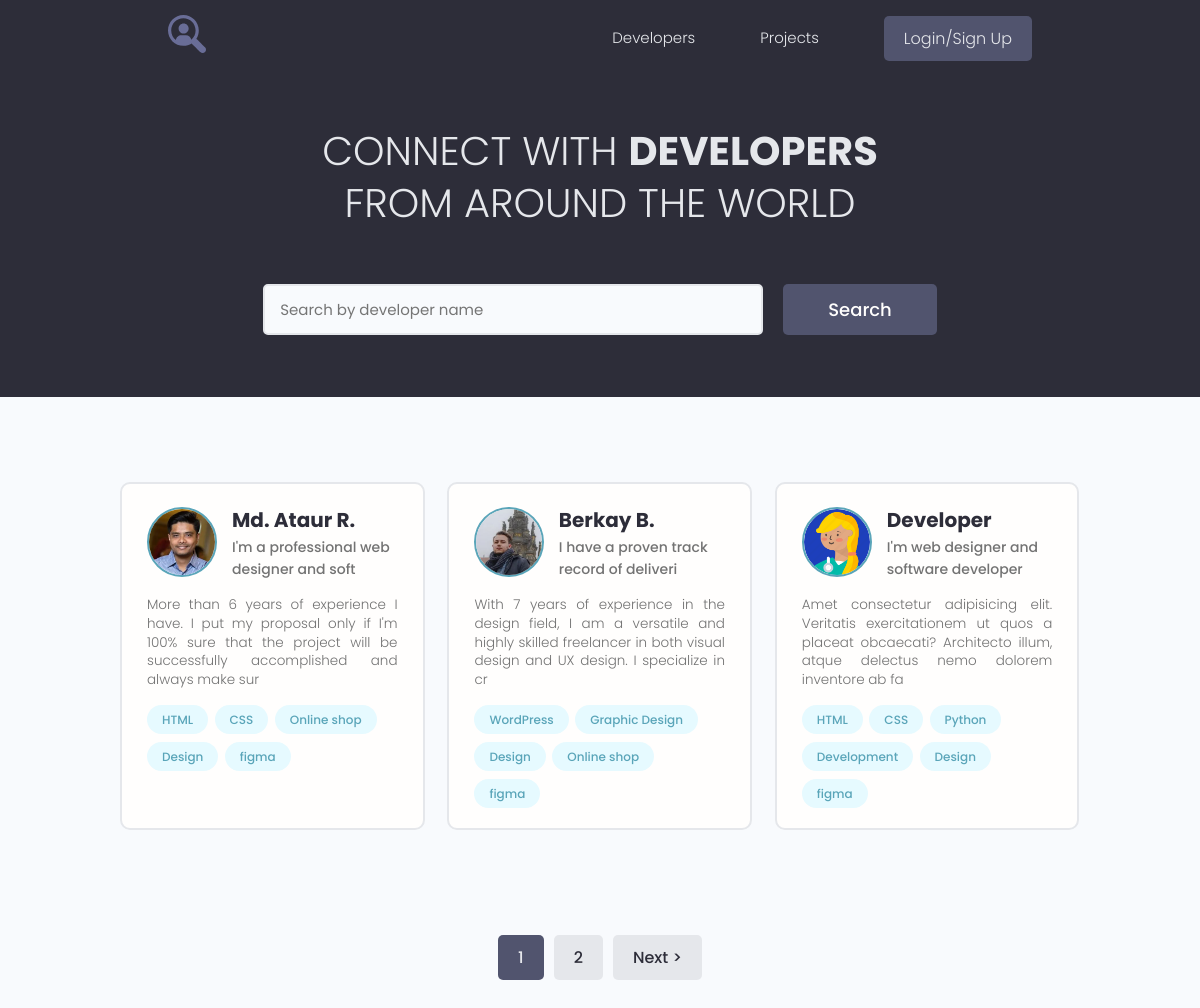
The page / on the database its author committed.
### users/models.py (models this page shows, shortened)
class Profile(models.Model):
    user = models.OneToOneField(User, on_delete=models.CASCADE, blank=True, null=True)
    name = models.CharField(max_length=200, blank=True, null=True)
    email = models.EmailField(max_length=200, blank=True, null=True)
    username = models.CharField(max_length=200, blank=True, null=True)
    short_info = models.CharField(max_length=200, blank=True, null=True)
    bio = models.TextField(blank=True, null=True)
    profile_image = models.ImageField(upload_to="profiles/", default='profiles/user-default.png')
    social_github = models.CharField(max_length=200, blank=True, null=True)
    social_youtube = models.CharField(max_length=200, blank=True, null=True)
    social_website = models.CharField(max_length=200, blank=True, null=True)
    created = models.DateTimeField(auto_now_add=True)

class Skill(models.Model):
    owner = models.ForeignKey(Profile, on_delete=models.CASCADE, blank=True, null=True)
    name = models.CharField(max_length=200, blank=True, null=True)
    description = models.TextField(blank=True, null=True)
    created = models.DateTimeField(auto_now_add=True)
    def __str__(self):
        return self.name

### users/views.py (the view)
# urls.py: path('', views.profiles, name="profiles"),
def profiles(request):
    prof, search_query = search_profiles(request)
    custom_range, prof = paginate_profiles(request, prof, 3)
    context = {
        'profiles': prof,
        'search_query': search_query,
        'custom_range': custom_range
    }
    return render(request, 'users/index.html', context)

### users/utils.py (called while the page is built)
def paginate_profiles(request, pr, results):
    page = request.GET.get('page')
    paginator = Paginator(pr, results)
    try:
        pr = paginator.page(page)
    except PageNotAnInteger:
        page = 1
        pr = paginator.page(page)
    except EmptyPage:
        page = paginator.num_pages
        pr = paginator.page(page)
    left_index = int(page) - 4
    if left_index < 1:
        left_index = 1
    right_index = int(page) + 5
    if right_index > paginator.num_pages:
        right_index = paginator.num_pages + 1
    custom_range = range(left_index, right_index)
    return custom_range, pr

def search_profiles(request):
    search_query = ''
    if request.GET.get('search_query'):
        search_query = request.GET.get('search_query')
    skills = Skill.objects.filter(name__icontains=search_query)
    prof = Profile.objects.distinct().filter(
        Q(name__icontains=search_query) |
        Q(short_info__icontains=search_query) |
        Q(skill__in=skills)
    )
    return prof, search_query

### users/templates/users/index.html (shortened to what this page needs)
{% extends 'projects/base.html' %}
{% block content %}
  <main class="home">
    <section class="hero-section text-center">
      <div class="container container--narrow">
        <div class="hero-section__box">
          <h2>CONNECT WITH <span>DEVELOPERS</span></h2>
          <h2>FROM AROUND THE WORLD</h2>
        </div>
        <div class="hero-section__search">
          <form id="search"  class="form" action="{% url 'profiles' %}" method="get">
            <div class="form__field">
              <input class="input input--text" id="formInput#search" type="text" name="search_query" value="{{ search_query }}"
                placeholder="Search by developer name" />
            </div>
            <input class="btn btn--sub btn--lg" type="submit" value="Search" />
          </form>
        </div>
      </div>
    </section>
    <section class="devlist">
      <div class="container">
        <div class="grid grid--three">
          {% for profile in profiles %}
          <div class="column card">
            <div class="dev">
              <a href="{% url 'user_profile' profile.id %}" class="card__body">
                <div class="dev__profile">
                  <img class="avatar avatar--md" src="{{ profile.profile_image.url }}" alt="image" />
                  <div class="dev__meta">
                    <h3>{{ profile.name }}</h3>
                    <h5>{{ profile.short_info|slice:'40' }}</h5>
                  </div>
                </div>
                <p class="dev__info">
                  {{ profile.bio|slice:'150' }}
                </p>
                <div class="dev__skills">
                  {% for skill in profile.skill_set.all|slice:'6' %}
                  <span class="tag tag--pill tag--main">
                    <small>{{ skill }}</small>
                  </span>
                  {% endfor %}
                </div>
              </a>
            </div>
          </div>
          {% endfor %}
        </div>
      </div>
    </section>
    {% include 'projects/pagination.html' with queryset=profiles custom_range=custom_range %}
  </main>
{% endblock %}

### projects/static/styles/app.css (style rules this page uses)
:root { --color-sub: #2d2d39; }
.btn--sub { background-color: var(--color-sub-light); }
.card { border: 2px solid var(--color-light); }
img { width: 100%; }
.hero-section { height: 40vh; display: flex; align-items: center; background-color: var(--color-sub); }
.hero-section__box { margin-bottom: 4rem; }
.hero-section__box > h2, .hero-section__box > h2 > span { font-size: 4rem; color: var(--color-light); line-height: 1.3; text-transform: uppercase; }
.hero-section__box > h2 { font-weight: 300; }
.hero-section__box > h2 > span { font-weight: 700; }
.hero-section__search > .form { display: flex; align-items: center; justify-content: center; gap: 2rem; }
.hero-section__search > .form input.input--text { width: 50rem; }
.devlist { margin-top: 8rem; }
.devlist .grid { align-items: stretch; }
.devlist .dev .dev__profile { display: flex; align-items: center; gap: 1.5rem; }
.devlist .dev .dev__meta h3 { color: var(--color-sub); font-size: 2rem; font-weight: 700; }
.devlist .dev .dev__meta h5 { color: var(--color-text); font-size: 1.4rem; font-weight: 500; }
.devlist .dev .dev__info { margin: 1.5rem 0; font-size: 1.35rem; line-height: 1.4; text-align: justify; }

### projects/static/uikit/styles/modules/_variables.css (style rules this page uses)
:root { --color-main: #5aa5b9; --color-main-light: #e6faff; --color-sub: #3f4156; --color-sub-light: #51546e; --color-sub-lighter: #ededfd; --color-text: #737373; --color-gray: #8b8b8b; --color-light: #e5e7eb; --color-light-gray: #767676; --color-bg: #f8fafd; --color-white: #fffefd; --color-white-light: #f3f3f3; --color-success: #359e64; --color-success-bg: #def8e8; --color-error: #fc4b0b; --color-error-bg: #fff2ee; --font-base: 'Poppins', arial, helvetica, 'Segoe UI', roboto, ubuntu, sans-serif; --font-monospace: 'Fira Code', 'Courier New', courier, monospace; --font-regular: 300; --font-medium: 500; --font-bold: 700; --generic-shadow: 1px 1px 5px #00000010; --generic-transition: all 0.3s ease-in-out; }

### projects/static/uikit/styles/modules/_base.css (style rules this page uses)
* { margin: 0; padding: 0; box-sizing: border-box; text-rendering: optimizeLegibility; color: inherit; font-size: inherit; }
html { font-size: 50%; }
@media only screen and (min-width: 480px) { html { font-size: 56.25%; } }
@media only screen and (min-width: 1200px) { html { font-size: 62.5%; } }
body { line-height: 1.6; font-weight: 400; font-size: 1.5rem; color: var(--color-text); background-color: var(--color-bg); min-height: 100vh; }

### projects/static/uikit/styles/modules/_typography.css (style rules this page uses)
* { font-family: var(--font-base); }
h2 { font-size: 3.6rem; font-weight: var(--font-bold); }
h3 { font-size: 3.2rem; font-weight: var(--font-medium); }
h5 { font-size: 2.4rem; font-weight: var(--font-medium); }
h5, h6 { font-weight: var(--font-regular); }
p, span, strong { font-size: 1.6rem; color: var(--color-text); font-weight: var(--font-regular); }
a { padding-bottom: 2px; text-decoration: none; display: inline-block; color: var(--color-main); font-weight: var(--font-medium); }

### projects/static/uikit/styles/modules/_utilities.css (style rules this page uses)
.container { width: 92%; max-width: 165rem; margin: 0 auto; box-sizing: border-box; }
.container--narrow { width: 92%; max-width: 120rem; }
@media screen and (min-width: 1000px) { .container { width: 90%; } }
@media screen and (min-width: 1000px) { .container--narrow { width: 85%; } }
@media screen and (min-width: 1200px) { .container { width: 80%; } }
@media screen and (min-width: 1200px) { .container--narrow { width: 72%; } }
.text-center { text-align: center; }

### projects/static/uikit/styles/modules/_avatar.css (style rules this page uses)
.avatar { border-radius: 50%; border: 2px solid var(--color-main); object-fit: cover; }
.avatar--md { height: 7rem; width: 7rem; }

### projects/static/uikit/styles/modules/_button.css (style rules this page uses)
.btn { display: inline-block; position: relative; cursor: pointer; background-color: var(--color-light); font-weight: var(--font-medium); color: var(--color-sub); text-decoration: none; padding: 1rem 2rem; border-radius: 0.5rem; border: none; width: -webkit-fit-content; width: -moz-fit-content; width: fit-content; height: -webkit-fit-content; height: -moz-fit-content; height: fit-content; font-size: 1.6rem; outline-width: 0; outline-color: transparent; -webkit-backface-visibility: hidden; backface-visibility: hidden; transition: all 0.3s ease-in-out; }
.btn--sub { background-color: var(--color-sub); color: var(--color-white); }
.btn--lg { font-size: 1.8rem; padding: 1.2rem 4.5rem; }

### projects/static/uikit/styles/modules/_card.css (style rules this page uses)
.card { border-radius: 1rem; background-color: var(--color-white); border: 1.5px solid var(--color-light); width: auto; height: auto; margin-top: 0.5rem; margin-bottom: 0.5rem; overflow: hidden; }
.card__body, .card__header { padding: 2rem 2.5rem; }

### rows shown on the page
Profile: profile_image (picture), name "Md. Ataur R.", short_info "I'm a professional web designer and soft", bio "More than 6 years of experience I have. I put my proposal only if I'm 100% sure that the project will be successfully accomplished and always make sur"
Skill: name "HTML"
Skill: name "CSS"
Skill: name "Online shop"
Skill: name "Design"
Skill: name "figma"
Profile: profile_image (picture), name "Berkay B.", short_info "I have a proven track record of deliveri", bio "With 7 years of experience in the design field, I am a versatile and highly skilled freelancer in both visual design and UX design. I specialize in cr"
Skill: name "WordPress"
Skill: name "Graphic Design"
Skill: name "Design"
Skill: name "Online shop"
Skill: name "figma"
Profile: profile_image (picture), name "Developer", short_info "I'm web designer and software developer", bio "Amet consectetur adipisicing elit. Veritatis exercitationem ut quos a placeat obcaecati? Architecto illum, atque delectus nemo dolorem inventore ab fa"
Skill: name "HTML"
Skill: name "CSS"
Skill: name "Python"
Skill: name "Development"
Skill: name "Design"
Skill: name "figma"

### other values the page prints
{{ page }} "1"
{{ page }} "2"
